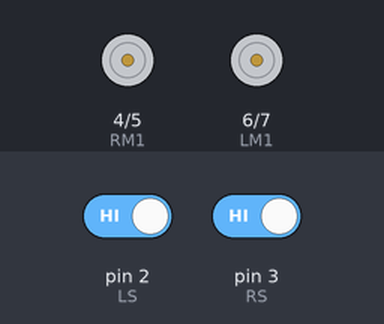
This sketch was run on a simulated Arduino Uno, built with avr-gcc and run on an emulated ATmega328P. On the bench: motor-driver pin pairs drawn as motors (green arrow = first pin HIGH = forward, orange = second pin HIGH = backward, longer = more drive, scaled by the enable pin). The inputs (shaded band) are chosen by the test bench; at power-on: pin 2 (LS) HIGH, pin 3 (RS) HIGH.

Above: at 1.2 s.
1.3 s: pin 2 (LS) driven LOW
At 2.5 s:
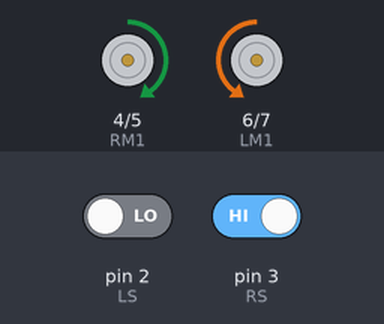
2.8 s: pin 3 (RS) driven LOW
At 3.6 s:
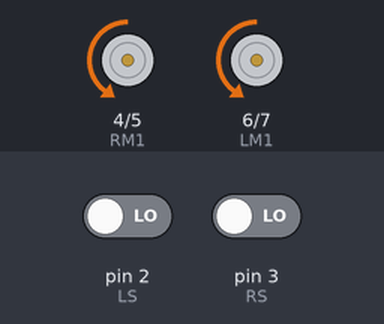
4.3 s: pin 2 (LS) driven HIGH
At 4.8 s:
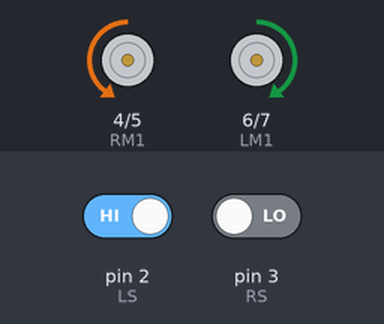
5.8 s: pin 3 (RS) driven HIGH
At 7.1 s:
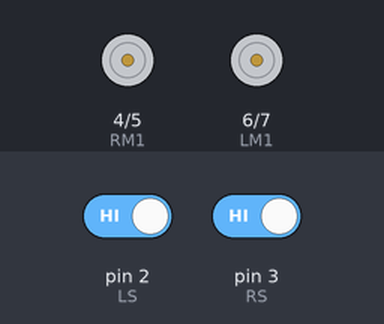
Timing chart, 0 to 8.3 s (numbered marks = the images above; inputs shaded):
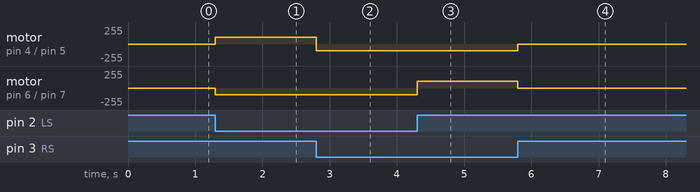

Measured:
- after the input at 1.3 s, motor on pin 4 (RM1) / pin 5 (RM2): stopped → forward 100/255 at once; motor on pin 6 (LM1) / pin 7 (LM2): stopped → backward 100/255 at once
- after the input at 2.8 s, motor on pin 4 (RM1) / pin 5 (RM2): forward 100/255 → backward 100/255 at once
- after the input at 4.3 s, motor on pin 6 (LM1) / pin 7 (LM2): backward 100/255 → forward 100/255 at once
- after the input at 5.8 s, motor on pin 4 (RM1) / pin 5 (RM2): backward 100/255 → stopped at once; motor on pin 6 (LM1) / pin 7 (LM2): forward 100/255 → stopped at once

The sketch:

lf_enable_pwm_final.ino
```cpp
int LS=2;    // left sensor
int RS=3;    // right sensor

/*-------definning Outputs------*/
int LM1=6;    // left motor
int LM2=7;    // left motor
int RM1=4;    // right motor
int RM2=5;     // right motor
int LSvcc = 12;
int RSvcc = 13;
int EN1 =9;
int EN2 =10;

int LM_speed = 0;
int RM_speed = 0;


void setup()
{
  pinMode(LS, INPUT);
  pinMode(RS, INPUT);
  pinMode(LM1, OUTPUT);
  pinMode(LM2, OUTPUT);
  pinMode(RM1, OUTPUT);
  pinMode(RM2, OUTPUT);
  pinMode(LSvcc, OUTPUT);
  pinMode(RSvcc, OUTPUT);
  pinMode(EN1, OUTPUT);
  pinMode(EN2, OUTPUT);
}
void loop(){
  digitalWrite(LSvcc, HIGH);
  digitalWrite(RSvcc, HIGH);
  //digitalWrite(EN1, HIGH);
  //digitalWrite(EN2, HIGH);

  //test first
  /*
  LM_speed = 60;
  RM_speed = 60;
  MoveForward();
  //end of test
  */

  if((digitalRead(LS)==LOW) && (digitalRead(RS)==LOW)) {
  	LM_speed = 100;
  	RM_speed = 100;
    MoveForward();
  }
  if((digitalRead(LS)==HIGH) && (digitalRead(RS)==HIGH)) {
      Stop();
  }
  if((digitalRead(LS)==LOW) && (digitalRead(RS)==HIGH)) {  //RIGHT TURN
    LM_speed = 100;
    RM_speed = 100;
     TurnRight();
  }
  if((digitalRead(LS)==HIGH) && (digitalRead(RS)==LOW)) { //LEFT TURN
    LM_speed = 100;
    RM_speed = 100;
    TurnLeft();
  }
}


void MoveForward(){
  	analogWrite(EN1, LM_speed);
  	analogWrite(EN2, RM_speed);
    digitalWrite(LM1, LOW);
  	digitalWrite(LM2, HIGH);
    digitalWrite(RM1, LOW);
    digitalWrite(RM2, HIGH);
 //	delay(20);
}

void TurnRight(){
	analogWrite(EN1, LM_speed);
  	analogWrite(EN2, RM_speed);
    digitalWrite(LM1, LOW);
  	digitalWrite(LM2, HIGH);
    digitalWrite(RM1, HIGH);
    digitalWrite(RM2, LOW);
//    delay(30);
}

void TurnLeft(){
 	analogWrite(EN1, LM_speed);
  	analogWrite(EN2, RM_speed);
    digitalWrite(LM1, HIGH);
  	digitalWrite(LM2, LOW);
    digitalWrite(RM1, LOW);
    digitalWrite(RM2, HIGH);
//    delay(30);
}

void Stop(){
    digitalWrite(LM1, LOW);
    digitalWrite(LM2, LOW);
    digitalWrite(RM1, LOW);
    digitalWrite(RM2, LOW);
//    delay(20);
}
```
